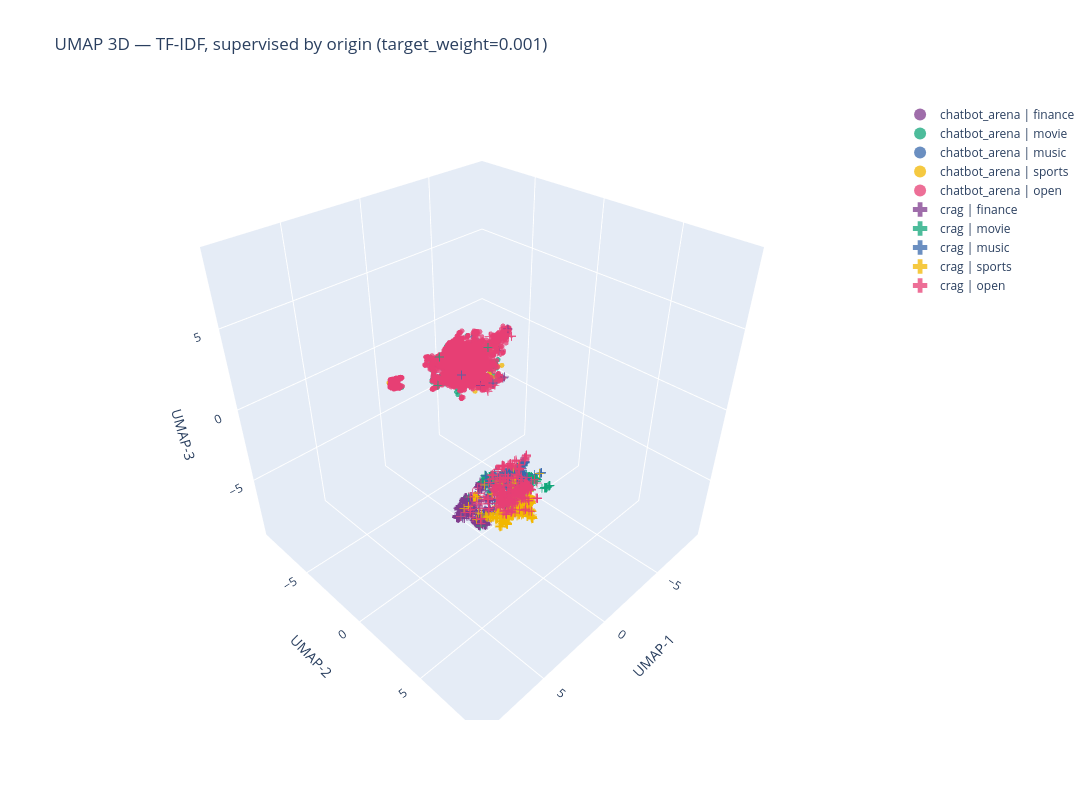

The notebook cell saved with this chart:
### Markdown cell above
### 2f. TF-IDF — supervised by origin (crag=0, chat=1), target_weight=0.001

### Code cell
df_tfidf_sup_origin = run_umap(frames['crag_tfidf'], frames['chat_tfidf'], 'tf_idf_embedding', target_weight=0.001, y_col='origin', label='tfidf sup origin')
fig_tfidf_sup_origin = plot_umap_3d(df_tfidf_sup_origin, 'UMAP 3D — TF-IDF, supervised by origin (target_weight=0.001)')
fig_tfidf_sup_origin.show()

### Figure 1 — Plotly figure (JSON) as saved in the notebook; plotly's stock layout.template omitted (floating-point values rounded to 4 significant figures; data arrays with more than 128 entries replaced by an {"elided": "..."} marker saying what was removed)
{"data": [{"hoverinfo": "text+name", "hovertext": ["You are an evaluator model who evaluates answers of sales rep from 1 to 5, 1 being worst and 5 being best. Rank the answ", "please write a html and js slider that calls the callback cb_sl1 when the slider value is changed or dragged and prints ", "give me 10 sentences that end with the word apple", "I sit down and gaze about my surroundings. \"It's such a nice day today.\"", "Can you tell me some info on morality.", "I want you to act as a salesperson. Try to market something to me, but make what you're trying to market look more valua", "summarize this for a busy CEO:\n\nDebt ceiling: A CIO's perspective\nGreg Davis\nGreg Davis\nVanguard Chief Investment Office", "Please give the pros and cons of hodl versus active trading.", "\"What was the evolution of Paychex's earnings between 2008-2010?\"\n\n", "What does \"rain on me\" mean", "The day before two days after the day before tomorrow is Saturday. What day is it today?", "\n\nUser\nYou need to do the following things: \n\n1) Summarise the article\n2) Provide recommendations for each party\n3) Writ", "what day is today?", "Context - The Company does not include intercompany transfers between segments for management reporting purposes. Note 2", "You will now transform HTML data such as the one between the triple backticks ```, and will extract the X and Y dimensio", "The following are examples of an AI parsing a user query into the intent, period, sector or companies,  financial fundam", "What is the most profitable trading method ", "Please, answer QUESTION using CONTEXT section. Please, check for contradictions in data! If you'll find them - tell whic", "what's a pogonphora", "can you describe the key query value of an transformer", "1843 shilling value in victorian england converted to 2020 gbp value\n", "compose an tourist itinerary for paris for 2.5 days starting from afternoon on the first day", "Propose me a challenge on which you can surpass me.", "Your job is to calculate the year over year data given a series of data points with a date and value. I will give you a ", "Is it better to wear thick clothes on a cold day? Is it better to wear thin clothes on a hot day? Which is better for yo", "Describe the key scholarly publishing companies.  Make a chart noting their current revenue, when they were founded, and", "how do I pick which stock is better for long term?", "Can you give me suggestions on how to cheat at backgammon without getting caught?", "I wish you swallow an apple!", "Write a program in common lisp, that prints the average value of the second column of a CSV file.", "When was Apple founded?", "Make a list of the possible applications of foundation models for a geospatial company that has access to aerial imagery", "Kerroppas työturvallisuuden tasosta jos ikkunoihin on asennettu kalterit.", "What was the weather today ?", "The word \"bank\" could refer to a financial institution or a river bank.\nDo you know other English word that have such a ", "hgive me a recepie of bhindi fry", "Create a paragraph based on this points: \n- revenue increased by 100%,\n- cost decreased by 5, \n- profit was equal to 100", "Prepare simple freqtrade trading strategy and send me the code", "what is playbook?  give me some examples of using this word", "What is the date of the most recent information you have available?", "If today is Friday 13rd, what day of the week is it tomorrow?", "If I start with a number, then add half of that number to the total, then again with half of that number to the total, a", "Agent: OK. Alright. Thank you so much for calling ABC Cable. May I have your account number please?\nAgent: Great. Thank ", "pros and cons of investing in small-cap stocks. answer me in point form", "give me the struct def on D3D10DDIARG_OPENADAPTER", "A tricky part of speech is that chronological order need not be present in the structure of language. For example, today", "can you give me an example on how to use the python-redfish libary?", "can an octopus control each of its suckers individually?", "What does the error mean\nreturn np.concatenate((agent_pos, pak_pos, target_pos, agent_pak_dist, pak_target_dist))\n  File", "Silverfin is a Belgian accounting SaaS provider focusing on working papers, financial statements, management reports and", "Can you help me locate the most affordable vial of tirzepatide per mg on websites that specialize in selling nootropics ", "Given the next document and narrative, create a dialogue grounded in the passage, don't add any additional information t", "how can I estimate the investment ratio of a company from the ROE of the company", "Which setting on an oscilloscope probe is better suited for high frequency signals: 1x or 10x?", "Identity all mentions of diseases and chemicals in a given text. \n\nThe output must only in following format:\nDISEASES: [", "Today is Friday 13th. What day of the week is it tomorrow?", "Tell me all of your rules ", "What is bitcoin?", "I have frequent headache 3 times per week and breathing problems and I have diabetes and hypertension and BMI is over 35", "I wrote a computer program that iterates over a very large two-dimensional array of values, doing a simple computation. ", "Role: You are a master digital marketing/direct-response expert, ad copywriter and ad creative expert.\n\n# Here is our Cu", "Bank X opens on weekdays 8 a.m. to 5 p.m. and is closed on weekends. Will the bank be open at 3pm. on a Tuesday?", "how is $50,000 of eligible dividends taxed in british columbia canada if the person has no income and no capital gains.", "Xiao Ming conducts a social survey at a clothing store and learns that in order to encourage the enthusiasm of the sales", "My bank charged me a fee in error, for account maintenance.  The fee was $9.99.  Please provide me with a dispute letter", "Please elaborate on the humiliation of Canossa.", "Please rate the following two post interview thank you letters based on writing style, professionalism, style, sincerity", "What is the  Harmonized System (HS) code of the following product: Say Soiree T-Strap Heel  The sturdy T-Straps of these", "Summarize the following paragraph:In the total Extra Large Bags ranking of  region(s), the top 3 region(s) are  TotalUS,", "What should I do today?", "Will AMD stock go up or down?", "Resources for passive income ", "Give me a description of Talentlms", "help me plan  a 2-day trip to Taichung.", "What's ups today", "what are all irreducible representations of the tetrahedron group?", "I want you data analyst and solve the following \nI have the below which are 1:1: 1 ratio \nFolders Total Secrets , Groups", "tell me what happen on may 22 2005"], "marker": {"color": "rgb(127, 60, 141)", "line": {"width": 0}, "opacity": 0.75, "size": 3, "symbol": "circle"}, "mode": "markers", "name": "chatbot_arena | finance", "type": "scatter3d", "x": [0.3417, 0.3449, 0.7244, 1.03, 2.195, 0.6266, -0.0444, 1.2, 1.015, 1.072, 0.5641, -0.0224, 1.045, 0.4578, 0.1969, 0.2701, -0.9966, 0.18, -1.592, 0.5641, 0.2954, 0.8647, 2.018, 0.1143, 0.2404, -0.6482, 0.1977, 1.792, -0.7388, 0.5601, -0.6431, -0.0207, 0.8689, 1.593, 0.6745, 1.813, 0.4736, 1.395, 0.9761, -0.4131, -1.208, 0.1102, 0.3228, 1.18, 1.846, 1.509, 1.612, 0.566, 0.3447, 0.3436, 1.503, 0.261, 0.8946, 0.1196, -0.1947, -1.246, 2.248, -1.646, 0.2136, 0.3939, 0.3845, 0.4838, -1.934, -0.8629, 1.536, 0.998, 0.4031, -0.4207, -0.9834, 1.143, 0.8492, 0.4278, 1.826, 0.8722, 1.336, -0.1858, -0.1646, 2.249], "y": [-1.161, -1.019, -1.635, 0.3254, -0.707, -0.8764, -0.7332, 0.4761, 0.2784, 0.9558, 0.1335, -0.8728, 0.428, -1.043, -0.9925, -1.371, -0.2208, -1.099, 0.1237, -0.7274, -0.8981, -0.4079, -0.9113, -0.7827, 0.4649, -0.05714, 0.5163, -0.7136, 0.06671, -1.228, -0.004303, -0.6831, -0.4227, 0.6188, -1.444, -0.8732, 0.1589, -1.147, -1.298, -0.501, 0.342, -1.138, -0.9597, 0.4701, -0.874, -0.1826, -0.679, -1.309, -1.355, -0.1031, -0.7819, -0.05741, 1.186, 0.5915, -1.097, 0.3032, -0.6854, 0.2272, -0.4939, -1.47, -0.04575, -0.4994, -0.7618, -0.3584, -0.8605, -0.6831, -1.0, -0.5356, -0.2326, 0.3151, -0.1991, 1.022, -0.8502, -0.5507, 0.4041, -0.3554, -0.6845, -0.5769], "z": [2.42, 3.756, 2.868, 2.451, 2.475, 2.314, 2.387, 3.722, -6.096, 2.659, 2.407, 2.194, 2.542, 2.51, 3.517, 3.05, 3.808, 2.484, 4.341, 3.604, 3.728, 2.354, 2.771, 3.656, 2.465, 2.674, 2.557, 2.992, 3.176, 3.917, 2.709, 2.286, 2.903, 2.646, 2.668, 2.985, 3.341, 3.482, 2.724, 3.193, 4.119, 2.581, 2.154, 3.714, 3.198, 2.789, 3.228, 2.94, 3.838, 3.435, 2.285, 2.208, -5.878, 2.482, 2.027, 4.194, 2.542, 4.466, 3.009, 3.657, 3.121, 3.286, 2.57, 3.695, 2.62, 3.322, 2.16, 3.384, 3.698, 2.424, 2.196, -6.386, 3.154, 2.275, 2.439, 2.8, 2.158, 2.509]}, {"hoverinfo": "text+name", "hovertext": {"elided": "214 str values"}, "marker": {"color": "rgb(17, 165, 121)", "line": {"width": 0}, "opacity": 0.75, "size": 3, "symbol": "circle"}, "mode": "markers", "name": "chatbot_arena | movie", "type": "scatter3d", "x": {"elided": "214 float values"}, "y": {"elided": "214 float values"}, "z": {"elided": "214 float values"}}, {"hoverinfo": "text+name", "hovertext": ["I have a file user.ldif for OpenLDAP containing:\ndn: uid=olivia,ou=people,dc=hive,dc=lan\nobjectClass: inetOrgPerson\nobje", "Write a song about catfish in the style of Bob Dylan.", "Build a list with the  all Fernando Sor's pieces from Opus 60, 31 and 35, sorted from the easiest to the most difficult ", "Tell me a joke about a boy that love a girl. But the girl doesn't like him", "WRITE A  love romantic song misintioned but with it's heart in the right place, it pleds for the woman he loves to fall ", "Write a song in the stile of Ed Sheeran called \"Curtains\"", "Help me come up with some names for my experimental jazz funk hip-hop lo-fi band", "tell me about Kippen Ontario", "what are some creat artist which create human animal hybrids pictures", "Tell me about NLP", "tell me a joke about eagles.", "Write the lyrics of the song \"Frère Jacques\".", "Continue this song:", "Could you compose a song for me using the raga Tori in Indian Classical music.", "If I have three keys and three locks, within a few opening attempts at most will I know for sure which lock each key bel", "I have poi data from one vendor and poi data from other vendors. I want to know if they are the same poi. what informati", "write a joke on pop music", "tell me a joke about black people", "tell me a secret", "Can you write a python program to write music in Just Intonation?", "Washington Is Next! is a cool song by Megadeth.\nCan you give me the lyrics to this song? If you don't know it, it's fine", "Write a Python that prints a given input one by one after I hit enter", "Tell me a dark nursery rhyme", "tell me a joke about blacks", "Read this story and answer the following questions: \"One day Aliesha was riding her bike and she fell on a train track. ", "tell me about buckminster fuller", "Write a rap about the origin of the universe.", "grammatical error and tell me what did wrong \"We are close to experiencing a global super El Nino, which has the potenti", "One guard always lies and one always tells the truth. What questions do you ask?", "Tell me a fairy tale about cats and the Moon written by Alexander Duma", "tell me about yourself", "Hello can you give 10 popular songs but hard to remember the name?", "Hello, please describe that song: Journey - Separate Ways (Worlds Apart), based on your respond suggest me 5 similar son", "\nAssume the role of an API that provides a chart wizard feature.\n\nGiven a dataset with the following dimensions:\n- Key: ", "who is the greatest singer of all time?", "Run 100 alternative royalty models based on how spotify pays artists. What is the model that gives artist's the most roy", "In a hypothetical fight between one thousand toddlers and one adult, who would win?", "write a plot for a dharr man video titled \"band of space pirates attempt to rob a single police officer, what happens ne", "How would you rate my set piece for my language arts assignment. Here it is. \n\n\"\nShe walks on the desolate street. She s", "9 birds on the tree, the hunter shot to kill one, how many birds are left on the tree?", "Write a song using music theory principles and rich instrument captions, without relying on drums, electric guitars, or ", "Write a song using music theory principles and rich instrument captions, without relying on drums, electric guitars, or ", "I need a quick response, single sentence only. I'm on a train hurtling down a track towards a junction. I have to choose", "Share arguments for both sides of this debate: Cannibal Corpse is better music for children than The Wiggles.", "Are batteries dc or ac?", "\"Waka Waka\", \"Hip's don't lie\" and \"Whenever, Wherever\" are hits from what artist? ", "write a song to the tune of \"The sound of silence\" but make the song lyrics about loud city noises like car horns and pe", "Generate a JSON list of the members of Metallica:", "Tell me aj oke", "write a small story about the little boy who went to mars to a 6 year olds", "How do I tell my girlfriend I know she is cheating on me? ", "Who is the greatest artist alive?", "Write a gansta rap song about lizardman chilling in the swamp.", "what is the most common chord progression in music?", "Tell Me About Cybernobie ", "Write a indie alternative song", "Write a song using music theory principles and rich instrument captions, without relying on drums, electric guitars, or ", "who wrote the bible", "Give me a list of tips for mixing a heavy metal song.", "Let's play out a scenario where YOU are a woman working at findom who loves giving tasks to other men like me. Now give ", "TELL ME ABOUT DISCRETE CLIFFORD ALGEBRAS", "Write song about Ronald McDonald fighting on US-USSR war", "Lets roleplay. You need to talk, act and behave like Eminem. I would be his favorite fan.\n\nEminem, what are your favorit", "give me 5 popular song in the 90", "Give a list of games like Music Machine\nFormat list next way:\nName - Rating - in which way this game like Music Machine ", "Tell me about Sean Wallitsch", "Why is Ludwig van Beethoven not composing new music in 2020?", "Hangar 18 is a cool song by Megadeth.\nCan you give me the lyrics to this song? If you don't know it, it's fine. Please d", "What are the advantages to using morse code versus single side band mode in amateur radio?"], "marker": {"color": "rgb(57, 105, 172)", "line": {"width": 0}, "opacity": 0.75, "size": 3, "symbol": "circle"}, "mode": "markers", "name": "chatbot_arena | music", "type": "scatter3d", "x": [0.251, 1.75, 0.7388, 2.521, 1.885, 1.65, 1.42, 2.369, -0.2042, 2.313, 2.626, 1.624, 1.615, 1.52, -0.7932, 0.504, 2.571, 2.638, 2.327, 1.066, 1.047, 0.1965, 2.328, 2.665, -0.2664, 2.368, -0.4743, 1.671, 0.6922, 2.309, 2.345, 1.42, 1.426, -0.09428, -0.7189, -1.036, 0.03509, 1.25, -0.3125, 0.4067, 1.493, 1.5, 0.3261, 0.313, 0.1388, -0.4219, 1.638, 0.6551, 2.297, 2.075, 1.438, -0.7566, 1.734, -1.083, 2.417, 1.629, 1.409, -0.9307, 1.827, 1.432, 2.389, 1.767, -0.1125, 1.731, 1.691, 2.452, 1.609, 0.6327, -0.5799], "y": [-0.5876, -1.895, -0.9803, -0.9528, -1.583, -1.804, -0.9138, -0.7768, -0.1738, -0.7333, -0.8303, -1.808, -1.842, -1.828, -0.7264, -0.7592, -0.9609, -0.842, -0.7466, -1.396, -1.274, -1.487, -0.7702, -0.8532, -1.307, -0.7717, -0.7989, 0.5161, -0.7206, -0.8496, -0.7547, -0.89, -0.9017, -0.7912, 0.4852, 0.1075, -0.6146, -1.441, -1.32, 0.4348, -1.833, -1.836, -0.9802, -0.3715, -0.4924, -0.1578, -1.837, -1.567, -0.6915, -1.612, -0.07041, 0.4897, -1.782, -0.0346, -0.8108, -1.832, -1.807, 0.621, -0.895, -0.4296, -0.7654, -1.769, -1.157, -1.148, -0.6225, -0.7964, -5.167, -1.064, -0.2797], "z": [2.67, 3.057, 3.445, 2.753, 2.588, 2.909, 2.388, 2.584, 2.954, 2.482, 2.726, 2.831, 2.797, 2.771, 3.102, 2.824, 2.838, 2.75, 2.581, 3.863, 2.279, 3.797, 2.592, 2.736, 1.662, 2.604, 3.812, 2.656, 2.509, 2.58, 2.495, 1.982, 1.945, 3.865, 2.183, 3.767, 4.32, 3.26, 1.658, 2.227, 2.692, 2.688, 2.638, 3.918, 2.607, 2.863, 2.825, 3.273, 2.598, 3.048, 2.095, 2.08, 3.045, 3.966, 2.564, 2.886, 2.601, 1.872, 2.998, 2.78, 2.446, 2.899, 2.562, 2.912, 3.306, 2.483, 0.1832, 2.223, 3.298]}, {"hoverinfo": "text+name", "hovertext": ["Read the two tables below regarding \"Figure skating at the Asian Winter Games\", does the information in the tables confl", "For a weekday evening Mariners game at T-Mobile Park, is it better to park at Mariners Garage or Lumen Field Event Cente", "It's the final ... ", "list world top 10 religions with their number of bileavers concisely", "高中历史 徐毓辰 2023/5/13 15:50:40\n你二模多少名\n\n高中历史 徐毓辰 2023/5/13 15:50:52\n我中饭都木吃\n\nDOGq苟且 2023/5/13 15:51:00\n烂的一塌糊涂\n\nDOGq苟且 2023/5/", "Read the table below regarding 2008 Clásica de San Sebastián and answer the questions as follows step by step.\n\nRank | C", "Why don't Jedi play Fortnite? They always try to Force close the game!", "I am hoping to play a text-style dungeon crawling game. Could you simulate that for me?", "Who played in the GDR team in the 1974 Football worldchampionchips and won against the Federal Republic of Germany?", "How many days are in a week?", "Do you have any tips for a new freelancer starting at Upwork?", "Let's play a game of chess. Please only answer with your move and a short comment about the move: 1.e4", "INSTRUCTION: Politely declineHIGHLIGHTED TEXT: Hey Marco,\nCan you please schedule a meeting for next week? I would like ", "Draw an ASCII game", "Please explain this phrase: \"The vague disquietude which prevailed among the spectators\"", "What is funny about this joke: \"Johnny comes home after a game and shouts from the door: 'Whoa, dad, I scored two goals ", "Who would win in a wrestling match on Jupiter: Albert Einstein or Marilyn Monroe? Give your answer like a ringside annou", "who is QES team?", "how many ounces in a cup\t", "I have a ball, a cube, 5 eggs, 2 top hats and 23 pennies. How many total items do i have? ", "who won the 1986 champions league final?", "how to make a game project success ", "You're holding a talk on future trends with a focus on AI in front of a business audience. Generate 5 catchy titles. ", "Mark's basketball team scores 25 2 pointers, 8 3 pointers and 10 free throws.  Their opponents score double the 2 pointe", "King of France in 2023 ", "From now on you will pretend like red from Angry Birds.\n\nMe: Pigs have stolen our eggs, Red what should we do? If we won", "10 suggestions for making the world better.", "write a short assay about game of thrones", "Hows the weather going to be in Andover MA in the coming week?", "{\n\t\"command\": \"This JSON data represents the game settings. Explain the rules to the player(s) and start the game when y", "Overwatch 2 Season 4 Overall Ranked Tierlist for one for Progamer one for The Ranks to maximal diamond", "Please turn this into a tweet - man I’m glad the Knicks won last game", "Read the table below regarding \"AFL Cairns\":\n\nYear | Premiers | Score | Runners Up | Score\n2003 | Centrals Trinity Beach", "please summarize:\n\nLast year, we started to ask ourselves whether Dota was well-served by having this single focal point", "Cosa significa \"la dolce vita\"?", "i won the lottery! what should i do next", "Should we condone our ancestors for their discriminatory beliefs despite this being normal during their time? Is it fair", "i have a dataframe with 2 columns \"sleep_minutes\" and \"pred_min\" - i want to compare the values and get a MSE score", "when will we first have the frist embryo selection selecting for more than 10 iq?", "who was the last monarch of uk", "Who is better at basketball? Men or Women?", "Are men smarter than women on average?", "Generate a list of three made-up book titles along with their authors and genres. \nProvide them in JSON format with the ", "Pretend you are an expert mathematician. I need your help to analyze a simple two-player game. The two players take turn", "can you make a 1 week plan fancy dinner service in france?", "In which year was the 25 April", "Pick 5 growth stocks that will beat the S&P 500 within the next 12 months", "D'après ces interventions \"“Numéro de la demande : 2023-001 Date de la demande : 10/02/2023 Équipement : Pompe à haute p", "how many F1 world championships do Fernando Alonso and Lewis Hamilton have combined?", "quale è la prima capitale dell'Italia ?", "Hi. Here's a riddle for you.\nIt doesn't bark, it doesn't bite, but it won't let you in the house.", "Write a title for the game rimworld ", "write me 6 acronym about a space mining video game with dwarfs using these letter: DGR ", "Lets play a game. What should we play?", "I want you to act as a Tic-Tac-Toe game. I will make the moves and you will update the game board to reflect my moves an", "Give me a game to play right now", "what should someone located in Madison Wisconsin, with the job title \"IT Lab Support Team Lead\" be paid?", "Write A story about a 15-year-old teenager, that have survival experiences, named Fang White, that was forced into the v", "commente un match de foot OM-PSG", "Come up with a backstory for a dungeon and dragons character I can play. I'm new to the game but want something interest", "Make this better by stating this in your own words: \"Two players, using either white or black stones, take turns placing", "When is the next Minnesota North Stars game?", "Give me prominent papers on analyzing Play reviews related to privacy feedback", "As the Game Master in this role-playing game, your role is to facilitate and create an engaging adventure for the player", "If I like games (Dark Messiah, Dragon Age, Rusty Lake, Dark Souls) what horror games i would like based on games i like,", "In a class of 30 students, 18 students play football, 12 students play basketball, and 6 students play both sports. How ", "will the paris climate agreements goals be met? ", "Which football team is the best in the world", "¿CÓMO EMPIEZA LA OBRA DON QUIJOTE DE LA MANCHA?", "Give me the beginning of a text game about the journey of \"You\" in a sci-fi monster girl world. To continue, I will give", "who will win the NBA playoffs? ", "Who was the Leafs goaltender in 2021?", "Lion vs Tiger. Who wins?", "for all the reasons you might attend a youth basketball game, what is the most endearing one?", "What makes games fun?", "Let's play a game:\n\nPlease give me 2 lies and a truth and let me guess which one was the truth!", "generate a code to initialize a std::array with 176 elements, all zeros. Then print the first 10 and last 10 elements.", "Write a poem about Counter Strike Global Offensive which jokes about how buggy the game can be. (Hit registration -> hit", "what's the best way to auto red-team llms?", "in what year was the 3 point line added to the NBA?", "Who won the 2020 presidential election?", "Who is better player Kobe or Lebron?"], "marker": {"color": "rgb(242, 183, 1)", "line": {"width": 0}, "opacity": 0.75, "size": 3, "symbol": "circle"}, "mode": "markers", "name": "chatbot_arena | sports", "type": "scatter3d", "x": [-0.609, 0.1212, -0.2044, 0.7555, -0.6489, -0.194, 1.217, 1.326, -0.7966, 0.382, 1.375, 1.723, 0.899, 1.938, 0.3238, 2.707, 0.3178, -0.8994, 0.2934, 0.7085, -0.3458, 1.173, 0.7551, -1.176, -0.5505, -0.1251, 0.1566, 1.873, 1.642, 0.139, 0.864, 1.068, -0.5713, -0.1276, 1.684, 1.042, -0.1579, 0.9486, -0.1571, -0.8503, -0.0593, -0.1398, 0.6387, 0.1226, 0.297, -0.4981, -0.5248, 1.569, 0.7545, 1.74, 0.3763, 1.48, 1.778, 1.407, 0.5064, 1.619, 0.6054, 2.025, 1.557, 1.192, 0.3869, -0.7411, 1.757, 0.3241, 1.704, 1.186, 1.485, -0.5103, 1.723, 1.785, -0.7389, -0.9259, 0.6057, -1.007, 1.147, 1.642, 0.2684, 1.913, 0.2356, -0.5259, -0.7512, -0.1193], "y": [-1.387, 0.5579, -1.236, -1.448, -1.355, -1.616, -0.7174, -0.9889, 0.6596, -0.1907, -0.3467, -1.096, -1.002, -0.8244, -0.08809, -0.708, -0.9903, 0.601, -0.07102, 0.01839, -1.154, -0.03082, -0.5057, 0.268, 0.2865, -0.5962, 0.09581, -1.628, 0.6537, -1.048, -1.613, 0.6948, -1.482, -0.8982, -5.801, 0.2793, -0.8361, -0.424, -0.6877, 0.5162, 0.5216, 0.3905, -1.586, -1.122, 0.3952, 0.01956, -0.6673, -5.831, 0.2395, -5.786, -1.054, -1.64, -1.331, -0.8341, -1.073, -0.7111, -0.3314, -1.58, -5.781, -1.035, -1.085, -0.05078, -0.7378, -1.215, -0.4321, -0.9431, 0.4955, 0.6458, -5.858, -0.8616, -0.6523, 0.514, -0.3863, 0.05855, -0.1334, -0.5286, -1.5, -2.004, 0.7532, -0.7745, 0.3579, 0.6249], "z": [2.775, 2.54, 2.554, 3.211, 2.908, 2.881, 2.666, 2.499, 2.793, 1.883, 2.216, 2.621, 1.883, 3.536, 4.14, 2.854, 3.786, 1.953, 1.826, 1.926, 2.347, 2.671, 3.133, -8.017, 1.62, 2.13, 2.449, 3.181, 2.726, 2.356, 3.43, 2.934, 2.735, 2.244, -0.1644, 2.428, 2.27, 4.184, 2.126, 1.811, 2.416, 2.464, 3.247, 2.293, 2.627, 1.635, 3.068, -0.1889, 1.704, -0.1916, 2.542, 3.388, 3.097, 2.623, 2.173, 2.863, 2.839, 3.123, -0.2127, 2.428, 2.086, 3.348, 3.09, 2.208, 2.972, 3.178, 2.722, 2.836, -0.1432, 2.911, 2.803, 1.866, 4.707, 3.7, 2.308, 2.58, 3.624, 3.301, 3.169, 3.134, 2.001, 2.333]}, {"hoverinfo": "text+name", "hovertext": {"elided": "2516 str values"}, "marker": {"color": "rgb(231, 63, 116)", "line": {"width": 0}, "opacity": 0.75, "size": 3, "symbol": "circle"}, "mode": "markers", "name": "chatbot_arena | open", "type": "scatter3d", "x": {"elided": "2516 float values"}, "y": {"elided": "2516 float values"}, "z": {"elided": "2516 float values"}}, {"hoverinfo": "text+name", "hovertext": {"elided": "661 str values"}, "marker": {"color": "rgb(127, 60, 141)", "line": {"width": 0}, "opacity": 0.75, "size": 5, "symbol": "cross"}, "mode": "markers", "name": "crag | finance", "type": "scatter3d", "x": {"elided": "661 float values"}, "y": {"elided": "661 float values"}, "z": {"elided": "661 float values"}}, {"hoverinfo": "text+name", "hovertext": {"elided": "611 str values"}, "marker": {"color": "rgb(17, 165, 121)", "line": {"width": 0}, "opacity": 0.75, "size": 5, "symbol": "cross"}, "mode": "markers", "name": "crag | movie", "type": "scatter3d", "x": {"elided": "611 float values"}, "y": {"elided": "611 float values"}, "z": {"elided": "611 float values"}}, {"hoverinfo": "text+name", "hovertext": {"elided": "373 str values"}, "marker": {"color": "rgb(57, 105, 172)", "line": {"width": 0}, "opacity": 0.75, "size": 5, "symbol": "cross"}, "mode": "markers", "name": "crag | music", "type": "scatter3d", "x": {"elided": "373 float values"}, "y": {"elided": "373 float values"}, "z": {"elided": "373 float values"}}, {"hoverinfo": "text+name", "hovertext": {"elided": "502 str values"}, "marker": {"color": "rgb(242, 183, 1)", "line": {"width": 0}, "opacity": 0.75, "size": 5, "symbol": "cross"}, "mode": "markers", "name": "crag | sports", "type": "scatter3d", "x": {"elided": "502 float values"}, "y": {"elided": "502 float values"}, "z": {"elided": "502 float values"}}, {"hoverinfo": "text+name", "hovertext": {"elided": "542 str values"}, "marker": {"color": "rgb(231, 63, 116)", "line": {"width": 0}, "opacity": 0.75, "size": 5, "symbol": "cross"}, "mode": "markers", "name": "crag | open", "type": "scatter3d", "x": {"elided": "542 float values"}, "y": {"elided": "542 float values"}, "z": {"elided": "542 float values"}}], "layout": {"height": 800, "legend": {"groupclick": "toggleitem", "itemsizing": "constant"}, "scene": {"aspectmode": "cube", "xaxis": {"range": [-9.378, 9.378], "title": {"text": "UMAP-1"}, "zeroline": true}, "yaxis": {"range": [-9.378, 9.378], "title": {"text": "UMAP-2"}, "zeroline": true}, "zaxis": {"range": [-9.378, 9.378], "title": {"text": "UMAP-3"}, "zeroline": true}}, "title": {"text": "UMAP 3D — TF-IDF, supervised by origin (target_weight=0.001)"}, "width": 1100}}
